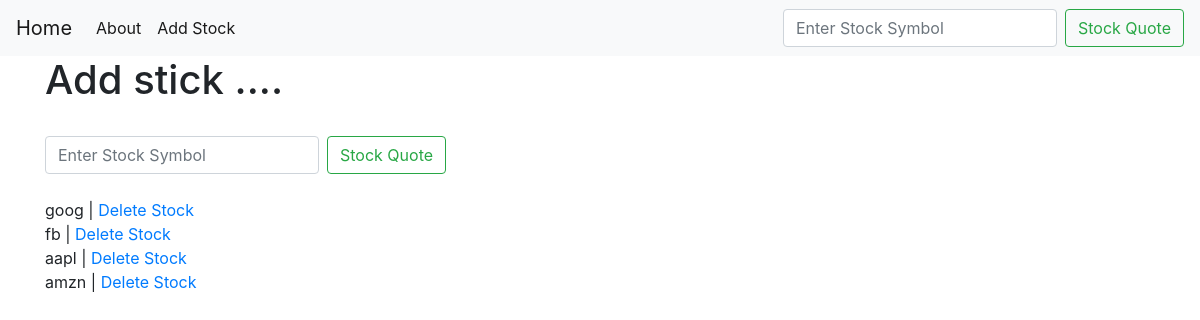
Page /add_stock.html on the earlier database version.
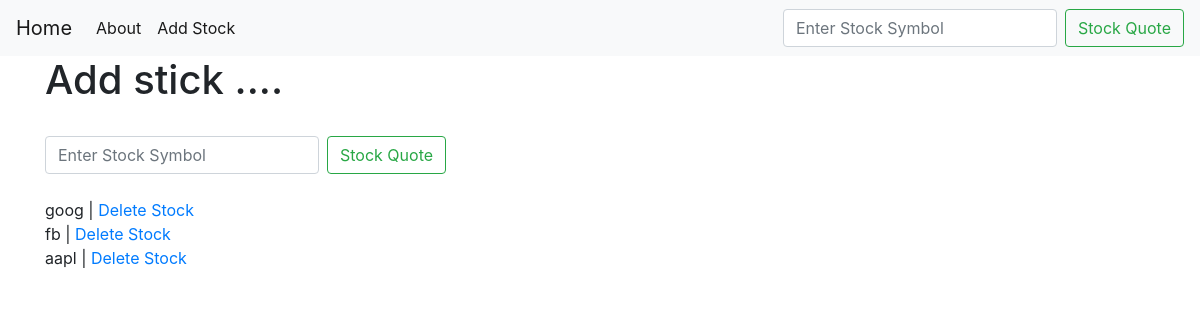
Same page on the later database version.
### ticker/models.py (models this page shows)
class Stock(models.Model):
    ticker = models.CharField(max_length=10)
    def __str__(self):
        return self.ticker

### ticker/views.py (the view)
# urls.py: path('add_stock.html', views.add_stock, name="add_stock"),
def add_stock(request):
    if request.method == 'POST':
        form = StockForm(request.POST or None)
        if form.is_valid():
            form.save()
            messages.success(request, ("Stock Has Been Added"))
            return redirect ('add_stock')
    else:
        ticker = Stock.objects.all()
        return  render(request, 'add_stock.html', {'ticker': ticker})

### ticker/templates/add_stock.html (shortened to what this page needs)
{% extends 'base.html' %}
{% block content %}
<h1>Add stick .... </h1>
<br/>
<form action="{%url 'add_stock'%}" class="form-inline my-2 my-lg-0" method="POST">
    <input class="form-control mr-sm-2" type="search" placeholder="Enter Stock Symbol" aria-label="Search" name="ticker">
    <button class="btn btn-outline-success my-2 my-sm-0" type="submit">Stock Quote</button>
</form>
<br/>
{% for item in ticker %}
    {{ item }} | <a href="{% url 'delete' item.id %}">Delete Stock </a> <br/>
    {% endfor %}
{% endblock %}

### ticker/templates/base.html (shortened to what this page needs)
<!doctype html>
<html lang="en">
  <head>
    <link rel="stylesheet" href="https://stackpath.bootstrapcdn.com/bootstrap/4.5.2/css/bootstrap.min.css">
  </head>
  <body>
    <nav class="navbar navbar-expand-lg navbar-light bg-light">
        <a class="navbar-brand" href="/">Home</a>
        <div class="collapse navbar-collapse" id="navbarSupportedContent">
          <ul class="navbar-nav mr-auto">
            <li class="nav-item active">
              <a class="nav-link" href="/about.html"> About <span class="sr-only">(current)</span></a>
            </li>
            <li class="nav-item active">
              <a class="nav-link" href="/add_stock.html"> Add Stock <span class="sr-only">(current)</span></a>
            </li>
          </ul>
          <form action="{%url 'home'%}" class="form-inline my-2 my-lg-0" method="POST">
            <input class="form-control mr-sm-2" type="search" placeholder="Enter Stock Symbol" aria-label="Search" name="ticker">
            <button class="btn btn-outline-success my-2 my-sm-0" type="submit">Stock Quote</button>
          </form>
        </div>
      </nav>
    <div class='container'>
        {% block content %}
        {% endblock %}
    </div>
  </body>
</html>

Differences in the rows shown:
removed Stock: ticker "amzn"
